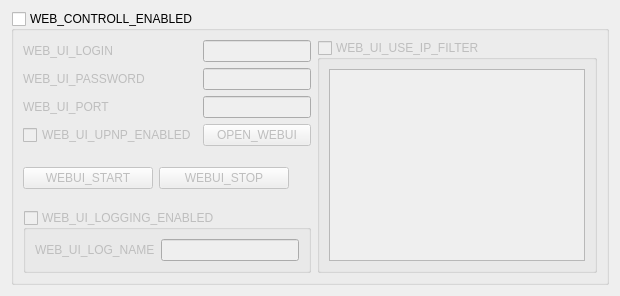
        <widget class="QWidget" name="webControllTab">
         <layout class="QGridLayout" name="gridLayout_27">
          <item row="0" column="0">
           <widget class="QGroupBox" name="webUIGroupBox">
            <property name="maximumSize">
             <size>
              <width>100500</width>
              <height>100500</height>
             </size>
            </property>
            <property name="title">
             <string>WEB_CONTROLL_ENABLED</string>
            </property>
            <property name="checkable">
             <bool>true</bool>
            </property>
            <property name="checked">
             <bool>false</bool>
            </property>
            <layout class="QGridLayout" name="gridLayout_18">
             <item row="0" column="3" rowspan="8">
              <widget class="QGroupBox" name="IPFilterGroupBox">
               <property name="title">
                <string>WEB_UI_USE_IP_FILTER</string>
               </property>
               <property name="checkable">
                <bool>true</bool>
               </property>
               <property name="checked">
                <bool>false</bool>
               </property>
               <layout class="QGridLayout" name="gridLayout_16">
                <item row="0" column="0">
                 <widget class="QTextEdit" name="ipFilterTextEdit">
                  <property name="html">
                   <string>&lt;!DOCTYPE HTML PUBLIC &quot;-//W3C//DTD HTML 4.0//EN&quot; &quot;http://www.w3.org/TR/REC-html40/strict.dtd&quot;&gt;
&lt;html&gt;&lt;head&gt;&lt;meta name=&quot;qrichtext&quot; content=&quot;1&quot; /&gt;&lt;style type=&quot;text/css&quot;&gt;
p, li { white-space: pre-wrap; }
&lt;/style&gt;&lt;/head&gt;&lt;body style=&quot; font-family:'MS Shell Dlg 2'; font-size:8.25pt; font-weight:400; font-style:normal;&quot;&gt;
&lt;p style=&quot; margin-top:0px; margin-bottom:0px; margin-left:0px; margin-right:0px; -qt-block-indent:0; text-indent:0px;&quot;&gt;                                        &lt;/p&gt;
&lt;p style=&quot; margin-top:0px; margin-bottom:0px; margin-left:0px; margin-right:0px; -qt-block-indent:0; text-indent:0px;&quot;&gt;&lt;span style=&quot; font-size:8pt;&quot;&gt;                                        &lt;/span&gt;&lt;/p&gt;
&lt;p style=&quot; margin-top:0px; margin-bottom:0px; margin-left:0px; margin-right:0px; -qt-block-indent:0; text-indent:0px;&quot;&gt;                                      &lt;/p&gt;&lt;/body&gt;&lt;/html&gt;</string>
                  </property>
                 </widget>
                </item>
               </layout>
              </widget>
             </item>
             <item row="7" column="0" colspan="3">
              <widget class="QGroupBox" name="webUILogginGroupBox">
               <property name="maximumSize">
                <size>
                 <width>16777215</width>
                 <height>16777215</height>
                </size>
               </property>
               <property name="title">
                <string>WEB_UI_LOGGING_ENABLED</string>
               </property>
               <property name="checkable">
                <bool>true</bool>
               </property>
               <property name="checked">
                <bool>false</bool>
               </property>
               <layout class="QGridLayout" name="gridLayout_21">
                <item row="1" column="0" colspan="3">
                 <layout class="QHBoxLayout" name="horizontalLayout">
                  <item>
                   <widget class="QLabel" name="label_22">
                    <property name="text">
                     <string>WEB_UI_LOG_NAME</string>
                    </property>
                   </widget>
                  </item>
                  <item>
                   <widget class="QLineEdit" name="logLineEdit"/>
                  </item>
                 </layout>
                </item>
               </layout>
              </widget>
             </item>
             <item row="0" column="0">
              <widget class="QLabel" name="label_10">
               <property name="text">
                <string>WEB_UI_LOGIN</string>
               </property>
              </widget>
             </item>
             <item row="1" column="0">
              <widget class="QLabel" name="label_18">
               <property name="text">
                <string>WEB_UI_PASSWORD</string>
               </property>
              </widget>
             </item>
             <item row="3" column="0">
              <widget class="QCheckBox" name="upnpCheckBox">
               <property name="text">
                <string>WEB_UI_UPNP_ENABLED</string>
               </property>
              </widget>
             </item>
             <item row="1" column="1" colspan="2">
              <widget class="QLineEdit" name="passwordLineEdit">
               <property name="echoMode">
                <enum>QLineEdit::Password</enum>
               </property>
              </widget>
             </item>
             <item row="0" column="1" colspan="2">
              <widget class="QLineEdit" name="loginLineEdit"/>
             </item>
             <item row="2" column="1" colspan="2">
              <widget class="QLineEdit" name="webPortLineEdit"/>
             </item>
             <item row="2" column="0">
              <widget class="QLabel" name="label_21">
               <property name="text">
                <string>WEB_UI_PORT</string>
               </property>
              </widget>
             </item>
             <item row="5" column="0" colspan="3">
              <layout class="QHBoxLayout" name="horizontalLayout_2">
               <item>
                <widget class="QPushButton" name="startRconButton">
                 <property name="text">
                  <string>WEBUI_START</string>
                 </property>
                </widget>
               </item>
               <item>
                <widget class="QPushButton" name="stopRconButton">
                 <property name="text">
                  <string>WEBUI_STOP</string>
                 </property>
                </widget>
               </item>
               <item>
                <widget class="QLabel" name="RunningLabel">
                 <property name="enabled">
                  <bool>false</bool>
                 </property>
                 <property name="maximumSize">
                  <size>
                   <width>16</width>
                   <height>16</height>
                  </size>
                 </property>
                 <property name="text">
                  <string/>
                 </property>
                 <property name="pixmap">
                  <pixmap>:/icons/upload.ico</pixmap>
                 </property>
                 <property name="scaledContents">
                  <bool>true</bool>
                 </property>
                 <property name="wordWrap">
                  <bool>false</bool>
                 </property>
                </widget>
               </item>
              </layout>
             </item>
             <item row="3" column="1" colspan="2">
              <widget class="QPushButton" name="openWebUiButton">
               <property name="text">
                <string>OPEN_WEBUI</string>
               </property>
              </widget>
             </item>
            </layout>
           </widget>
          </item>
         </layout>
        </widget>
